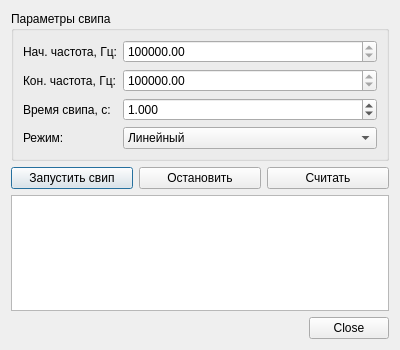
<?xml version="1.0" encoding="UTF-8"?>
<ui version="4.0">
 <class>SweepDialog</class>
 <widget class="QDialog" name="SweepDialog">
  <property name="geometry">
   <rect>
    <x>0</x>
    <y>0</y>
    <width>400</width>
    <height>350</height>
   </rect>
  </property>
  <property name="windowTitle">
   <string>Настройка свипа</string>
  </property>
  <layout class="QVBoxLayout" name="verticalLayout">
   <item>
    <widget class="QGroupBox" name="groupBoxParams">
     <property name="title">
      <string>Параметры свипа</string>
     </property>
     <layout class="QFormLayout" name="formLayout">
      <item row="0" column="0">
       <widget class="QLabel" name="labelStart">
        <property name="text">
         <string>Нач. частота, Гц:</string>
        </property>
       </widget>
      </item>
      <item row="0" column="1">
       <widget class="QDoubleSpinBox" name="spinStart">
        <property name="minimum">
         <double>250000.000000000000000</double>
        </property>
        <property name="maximum">
         <double>4000000000.000000000000000</double>
        </property>
        <property name="singleStep">
         <double>1000000.000000000000000</double>
        </property>
        <property name="value">
         <double>100000000.000000000000000</double>
        </property>
       </widget>
      </item>
      <item row="1" column="0">
       <widget class="QLabel" name="labelStop">
        <property name="text">
         <string>Кон. частота, Гц:</string>
        </property>
       </widget>
      </item>
      <item row="1" column="1">
       <widget class="QDoubleSpinBox" name="spinStop">
        <property name="minimum">
         <double>250000.000000000000000</double>
        </property>
        <property name="maximum">
         <double>4000000000.000000000000000</double>
        </property>
        <property name="singleStep">
         <double>1000000.000000000000000</double>
        </property>
        <property name="value">
         <double>1000000000.000000000000000</double>
        </property>
       </widget>
      </item>
      <item row="2" column="0">
       <widget class="QLabel" name="labelDwell">
        <property name="text">
         <string>Время свипа, с:</string>
        </property>
       </widget>
      </item>
      <item row="2" column="1">
       <widget class="QDoubleSpinBox" name="spinDwell">
        <property name="decimals">
         <number>3</number>
        </property>
        <property name="minimum">
         <double>0.001000000000000</double>
        </property>
        <property name="maximum">
         <double>100.000000000000000</double>
        </property>
        <property name="singleStep">
         <double>0.100000000000000</double>
        </property>
        <property name="value">
         <double>1.000000000000000</double>
        </property>
       </widget>
      </item>
      <item row="3" column="0">
       <widget class="QLabel" name="labelMode">
        <property name="text">
         <string>Режим:</string>
        </property>
       </widget>
      </item>
      <item row="3" column="1">
       <widget class="QComboBox" name="cmbSweepMode">
        <item>
         <property name="text">
          <string>Линейный</string>
         </property>
        </item>
        <item>
         <property name="text">
          <string>Логарифмический</string>
         </property>
        </item>
       </widget>
      </item>
     </layout>
    </widget>
   </item>
   <item>
    <layout class="QHBoxLayout" name="layoutButtons">
     <item>
      <widget class="QPushButton" name="btnApply">
       <property name="text">
        <string>Запустить свип</string>
       </property>
      </widget>
     </item>
     <item>
      <widget class="QPushButton" name="btnStop">
       <property name="text">
        <string>Остановить</string>
       </property>
      </widget>
     </item>
     <item>
      <widget class="QPushButton" name="btnQuery">
       <property name="text">
        <string>Считать</string>
       </property>
      </widget>
     </item>
    </layout>
   </item>
   <item>
    <widget class="QPlainTextEdit" name="txtLog">
     <property name="maximumHeight">
      <number>80</number>
     </property>
     <property name="readOnly">
      <bool>true</bool>
     </property>
    </widget>
   </item>
   <item>
    <widget class="QDialogButtonBox" name="buttonBox">
     <property name="standardButtons">
      <set>QDialogButtonBox::Close</set>
     </property>
    </widget>
   </item>
  </layout>
 </widget>
 <resources/>
 <connections>
  <connection>
   <sender>buttonBox</sender>
   <signal>rejected()</signal>
   <receiver>SweepDialog</receiver>
   <slot>reject()</slot>
  </connection>
 </connections>
</ui>
